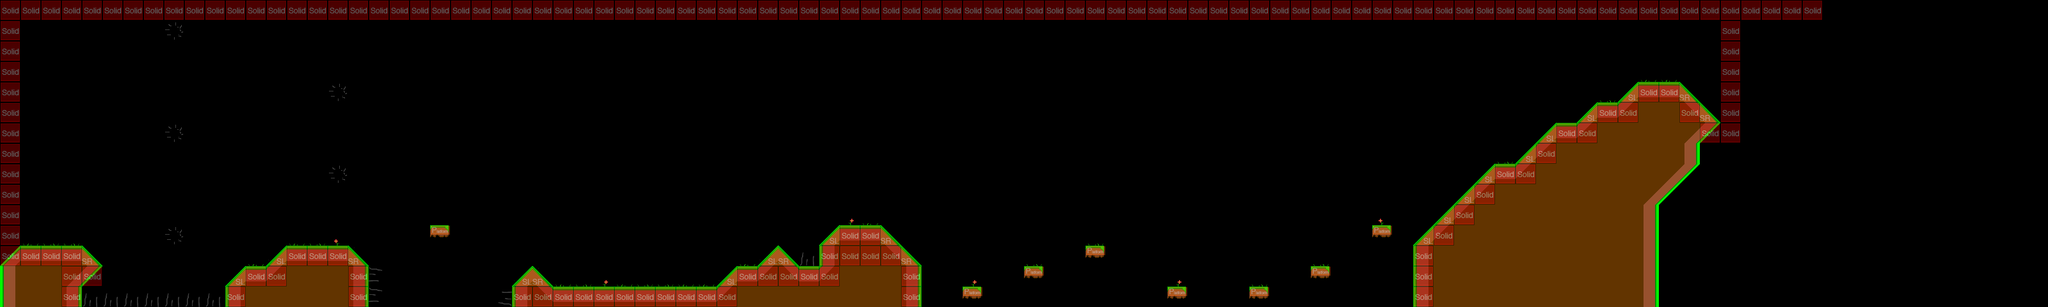

Rendered tile map (Tiled .tmx) drawn with the repository's tilesets; below, a short description and the map source with its tile grids summarised:
An orthogonal 100x15 tile map with 32x32 px tiles, 4 tile layers (parallax_layer1, parallax_layer2, foreground, collision), 2 tilesets and 9 objects (4x flyingenemy, 2x evententity, 2x enemy, player).

<map version="1.0" orientation="orthogonal" width="100" height="15" tilewidth="32" tileheight="32">
 <tileset firstgid="1" name="metatiles32x32" tilewidth="32" tileheight="32">
  <image source="../img/metatiles32x32.png" width="192" height="64" />
  <tile id="0">
   <properties>
    <property name="type" value="solid" />
   </properties>
  </tile>
  <tile id="1">
   <properties>
    <property name="type" value="platform" />
   </properties>
  </tile>
  <tile id="2">
   <properties>
    <property name="type" value="lslope" />
   </properties>
  </tile>
  <tile id="3">
   <properties>
    <property name="type" value="rslope" />
   </properties>
  </tile>
  <tile id="4">
   <properties>
    <property name="type" value="ladder" />
   </properties>
  </tile>
  <tile id="5">
   <properties>
    <property name="type" value="breakable" />
   </properties>
  </tile>
  <tile id="6">
   <properties>
    <property name="prop" value="hurt" />
    <property name="type" value="solid" />
   </properties>
  </tile>
 </tileset>
 <tileset firstgid="13" name="map1tiles" tilewidth="32" tileheight="32">
  <image source="../img/map1tiles.png" width="320" height="64" />
 </tileset>
 <layer name="parallax_layer1" width="100" height="15">
  <properties>
   <property name="imagesrc" value="staticbgfinal" />
  </properties>
  <data>[1500 cells, 0 non-empty, 0 distinct tile ids]</data>
 </layer>
 <layer name="parallax_layer2" width="100" height="15">
  <properties>
   <property name="imagesrc" value="parallaxbgfinal" />
  </properties>
  <data>[1500 cells, 0 non-empty, 0 distinct tile ids]</data>
 </layer>
 <layer name="foreground" width="100" height="15">
  <data>[1500 cells, 240 non-empty, 11 distinct tile ids]</data>
 </layer>
 <layer name="collision" width="100" height="15" opacity="0.37">
  <data>[1500 cells, 213 non-empty, 5 distinct tile ids]</data>
 </layer>
 <objectgroup name="player" width="100" height="15">
  <object name="player" x="55" y="336" width="36" height="35">
   <properties>
    <property name="image" value="char" />
   </properties>
  </object>
  <object name="evententity" x="824" y="32" width="16" height="381">
   <properties>
    <property name="event" value="remove" />
    <property name="item" value="jetpack" />
   </properties>
  </object>
  <object name="flyingenemy" x="390" y="86" width="31" height="246" />
 </objectgroup>
 <objectgroup name="pickups" width="100" height="15">
  <object name="evententity" x="2626" y="58" width="77" height="63">
   <properties>
    <property name="event" value="theend" />
    <property name="item" value="null" />
   </properties>
  </object>
 </objectgroup>
 <objectgroup name="enemies" width="100" height="15">
  <object name="enemy" x="913" y="412" width="166" height="27" />
  <object name="enemy" x="1149" y="350" width="73" height="26" />
  <object name="flyingenemy" x="1765" y="214" width="31" height="246" />
  <object name="flyingenemy" x="1951" y="192" width="31" height="246" />
  <object name="flyingenemy" x="2098" y="224" width="31" height="246" />
 </objectgroup>
</map>